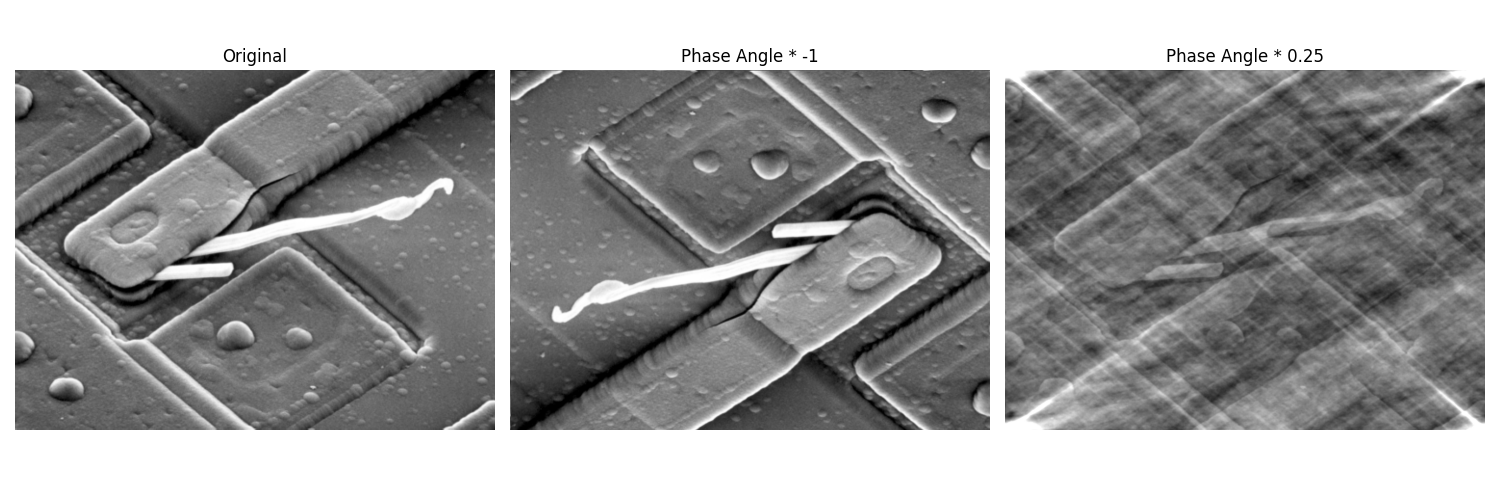

This chart was generated by the following Python code:

import sys
import os
import numpy as np
import matplotlib.pyplot as plt
from skimage.io import imread
from skimage.util import img_as_float
from libDIPUM.data_path import dip_data

print("Running Figure434 (Phase Manipulation)...")

# Image loading
img_path = dip_data('integrated-ckt-damaged.tif')

f = imread(img_path)
if f.ndim == 3: f = f[:,:,0]

f = img_as_float(f)

# Process
# F = fft2(f);
F = np.fft.fft2(f)

# a = angle(F);
a = np.angle(F)

# Alter phase angle
# g1 = real (ifft2(abs(F).*exp(-i*a))); % Negative of the phase.
# Python complex 'j'.
g1 = np.real(np.fft.ifft2(np.abs(F) * np.exp(-1j * a)))

# g2 = real (ifft2(abs(F).*exp(i*(0.25)*a))); % Phase times a constant.
g2 = np.real(np.fft.ifft2(np.abs(F) * np.exp(1j * 0.25 * a)))

# Display
fig, axes = plt.subplots(1, 3, figsize=(15, 5))

# Original
axes[0].imshow(f, cmap='gray', vmin=0, vmax=1)
axes[0].set_title('Original')
axes[0].axis('off')

# g1 (Negative Phase)
axes[1].imshow(g1, cmap='gray', vmin=0, vmax=1)
axes[1].set_title('Phase Angle * -1')
axes[1].axis('off')

# g2 (Phase * 0.25)
axes[2].imshow(g2, cmap='gray', vmin=0, vmax=1)
axes[2].set_title('Phase Angle * 0.25')
axes[2].axis('off')

plt.tight_layout()
plt.savefig('Figure434.png')
print("Saved Figure434.png")
plt.show()
